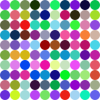
Frame 1 (no input)
Frame 60 (the mouse pressed at the canvas centre just before this capture): identical to frame 1, image omitted
Frame 120 (the mouse held since frame 60 and released just before this capture): identical to frame 1, image omitted

The Processing sketch that drew this single still picture (run headless with seeded random() and noise(); from frame 60 on, the mouse is pressed at the canvas centre):

// Processing sketch: A3_6
// ── A3_6.pde
/*
A3_6
Laurel O'Brien
laureljobrien@gmail.com
10/05/15
Use a for loop and a random number generator to draw 100 shapes.
*/


//declare and initialize
int diameter = 10; //diameter of ellipse
int radius = diameter / 2; //radius of ellipse
int rowCount = 0; //number of rows filled with ellipses
int columnCount; //number of columns filled in a row


void setup() 
{
  noStroke(); //remove stroke
  background(255); //white
}


//fill the canvas with 100 pieces of confetti (ellipses) that touch each other
//without overlapping or exceeding the canvas bounds.
//every time the program is run, they will each be a different random colour.
void draw() 
{
  //repeat for 100 iterations and then stop
  for (int i = 0; i < 100; i++) {
    fill(random(0, 255), random(0, 255), random(0, 255)); //re-randomize fill values
    ellipse(radius + (columnCount * diameter), radius + (rowCount * diameter), diameter, diameter); //draw ellipse moving right until it hits canvas boundary, moves down, and resets to left edge
    
    columnCount ++; //column is filled in with a piece of confetti
    
    //determine if the last column in a row is filled
    if ((columnCount * diameter) > (width - radius)) {
      columnCount = 0; //reset x position to first "column"
      rowCount ++; //move down to start filling in next row
    }
  }
}
